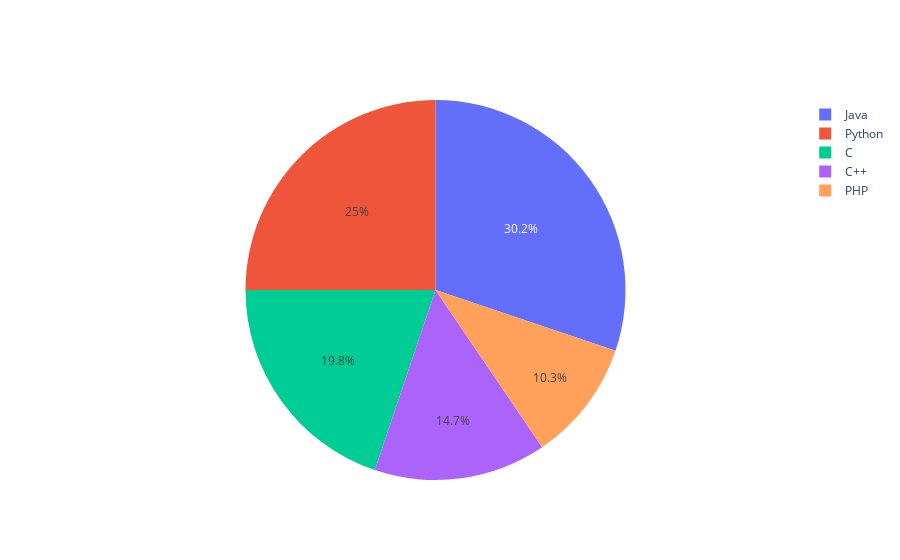

Source (notebook cell):
### Code cell
import plotly 
#plotly.tools.set_credentials_file(username='lathkar', 
#api_key='U7vgRe1hqmRp4ZNf4PTN')
from plotly.offline import iplot, init_notebook_mode
init_notebook_mode(connected=True)
import plotly.graph_objs as go
langs=['C', 'C++', 'Java', 'Python', 'PHP']
students=[23,17,35,29,12]
trace = go.Pie(labels=langs, values=students)
data=[trace]
fig = go.Figure(data=data)
fig.show()

### Figure 1 — Plotly figure (JSON) as saved in the notebook; plotly's stock layout.template omitted (floating-point values rounded to 4 significant figures)
{"data": [{"labels": ["C", "C++", "Java", "Python", "PHP"], "type": "pie", "values": [23, 17, 35, 29, 12]}], "layout": {}}
